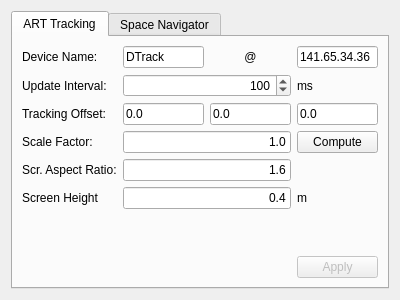
<?xml version="1.0" encoding="UTF-8"?>
<ui version="4.0">
 <author>Lars Bilke</author>
 <class>TrackingSettingsWidgetBase</class>
 <widget class="QWidget" name="TrackingSettingsWidgetBase">
  <property name="geometry">
   <rect>
    <x>0</x>
    <y>0</y>
    <width>400</width>
    <height>300</height>
   </rect>
  </property>
  <property name="windowTitle">
   <string>Form</string>
  </property>
  <layout class="QVBoxLayout" name="verticalLayout">
   <item>
    <widget class="QTabWidget" name="tabWidget">
     <property name="currentIndex">
      <number>0</number>
     </property>
     <widget class="QWidget" name="artTrackTab">
      <attribute name="title">
       <string>ART Tracking</string>
      </attribute>
      <layout class="QGridLayout" name="gridLayout">
       <item row="0" column="0">
        <widget class="QLabel" name="label">
         <property name="text">
          <string>Device Name:</string>
         </property>
        </widget>
       </item>
       <item row="0" column="1">
        <widget class="QLineEdit" name="deviceNameLineEdit">
         <property name="text">
          <string>DTrack</string>
         </property>
        </widget>
       </item>
       <item row="0" column="2">
        <widget class="QLabel" name="label_2">
         <property name="text">
          <string>@</string>
         </property>
         <property name="alignment">
          <set>Qt::AlignCenter</set>
         </property>
        </widget>
       </item>
       <item row="0" column="3">
        <widget class="QLineEdit" name="deviceNameAtLineEdit">
         <property name="text">
          <string>141.65.34.36</string>
         </property>
        </widget>
       </item>
       <item row="1" column="0">
        <widget class="QLabel" name="label_3">
         <property name="text">
          <string>Update Interval:</string>
         </property>
        </widget>
       </item>
       <item row="1" column="1" colspan="2">
        <widget class="QSpinBox" name="updateIntervalSpinBox">
         <property name="alignment">
          <set>Qt::AlignRight|Qt::AlignTrailing|Qt::AlignVCenter</set>
         </property>
         <property name="maximum">
          <number>2000</number>
         </property>
         <property name="singleStep">
          <number>25</number>
         </property>
         <property name="value">
          <number>100</number>
         </property>
        </widget>
       </item>
       <item row="1" column="3">
        <widget class="QLabel" name="label_4">
         <property name="text">
          <string>ms</string>
         </property>
        </widget>
       </item>
       <item row="7" column="3">
        <widget class="QPushButton" name="applyPushButton">
         <property name="enabled">
          <bool>false</bool>
         </property>
         <property name="text">
          <string>Apply</string>
         </property>
        </widget>
       </item>
       <item row="2" column="0">
        <widget class="QLabel" name="label_5">
         <property name="text">
          <string>Tracking Offset:</string>
         </property>
        </widget>
       </item>
       <item row="2" column="1">
        <widget class="QLineEdit" name="offsetXLineEdit">
         <property name="text">
          <string>0.0</string>
         </property>
        </widget>
       </item>
       <item row="2" column="2">
        <widget class="QLineEdit" name="offsetYLineEdit">
         <property name="text">
          <string>0.0</string>
         </property>
        </widget>
       </item>
       <item row="2" column="3">
        <widget class="QLineEdit" name="offsetZlineEdit">
         <property name="text">
          <string>0.0</string>
         </property>
        </widget>
       </item>
       <item row="3" column="0">
        <widget class="QLabel" name="label_6">
         <property name="text">
          <string>Scale Factor:</string>
         </property>
        </widget>
       </item>
       <item row="6" column="0">
        <spacer name="verticalSpacer">
         <property name="orientation">
          <enum>Qt::Vertical</enum>
         </property>
         <property name="sizeHint" stdset="0">
          <size>
           <width>20</width>
           <height>40</height>
          </size>
         </property>
        </spacer>
       </item>
       <item row="3" column="1" colspan="2">
        <widget class="QLineEdit" name="realToVirtualScaleLineEdit">
         <property name="toolTip">
          <string>Real to virtual scaling factor</string>
         </property>
         <property name="text">
          <string>1.0</string>
         </property>
         <property name="alignment">
          <set>Qt::AlignRight|Qt::AlignTrailing|Qt::AlignVCenter</set>
         </property>
        </widget>
       </item>
       <item row="3" column="3">
        <widget class="QPushButton" name="pushButton">
         <property name="toolTip">
          <string>Computes the real to virtual scaling factor based on scene boundaries</string>
         </property>
         <property name="text">
          <string>Compute</string>
         </property>
        </widget>
       </item>
       <item row="4" column="0">
        <widget class="QLabel" name="label_7">
         <property name="text">
          <string>Scr. Aspect Ratio:</string>
         </property>
        </widget>
       </item>
       <item row="5" column="0">
        <widget class="QLabel" name="label_8">
         <property name="text">
          <string>Screen Height</string>
         </property>
        </widget>
       </item>
       <item row="4" column="1" colspan="2">
        <widget class="QLineEdit" name="aspectRatioLineEdit">
         <property name="toolTip">
          <string>Screen width / screen height</string>
         </property>
         <property name="text">
          <string>1.6</string>
         </property>
         <property name="alignment">
          <set>Qt::AlignRight|Qt::AlignTrailing|Qt::AlignVCenter</set>
         </property>
        </widget>
       </item>
       <item row="5" column="1" colspan="2">
        <widget class="QLineEdit" name="screenHeightLineEdit">
         <property name="text">
          <string>0.4</string>
         </property>
         <property name="alignment">
          <set>Qt::AlignRight|Qt::AlignTrailing|Qt::AlignVCenter</set>
         </property>
        </widget>
       </item>
       <item row="5" column="3">
        <widget class="QLabel" name="label_9">
         <property name="text">
          <string>m</string>
         </property>
        </widget>
       </item>
      </layout>
     </widget>
     <widget class="QWidget" name="spacenavTab">
      <attribute name="title">
       <string>Space Navigator</string>
      </attribute>
     </widget>
    </widget>
   </item>
  </layout>
 </widget>
 <resources/>
 <connections/>
 <designerdata>
  <property name="gridDeltaX">
   <number>10</number>
  </property>
  <property name="gridDeltaY">
   <number>10</number>
  </property>
  <property name="gridSnapX">
   <bool>true</bool>
  </property>
  <property name="gridSnapY">
   <bool>true</bool>
  </property>
  <property name="gridVisible">
   <bool>false</bool>
  </property>
 </designerdata>
</ui>
